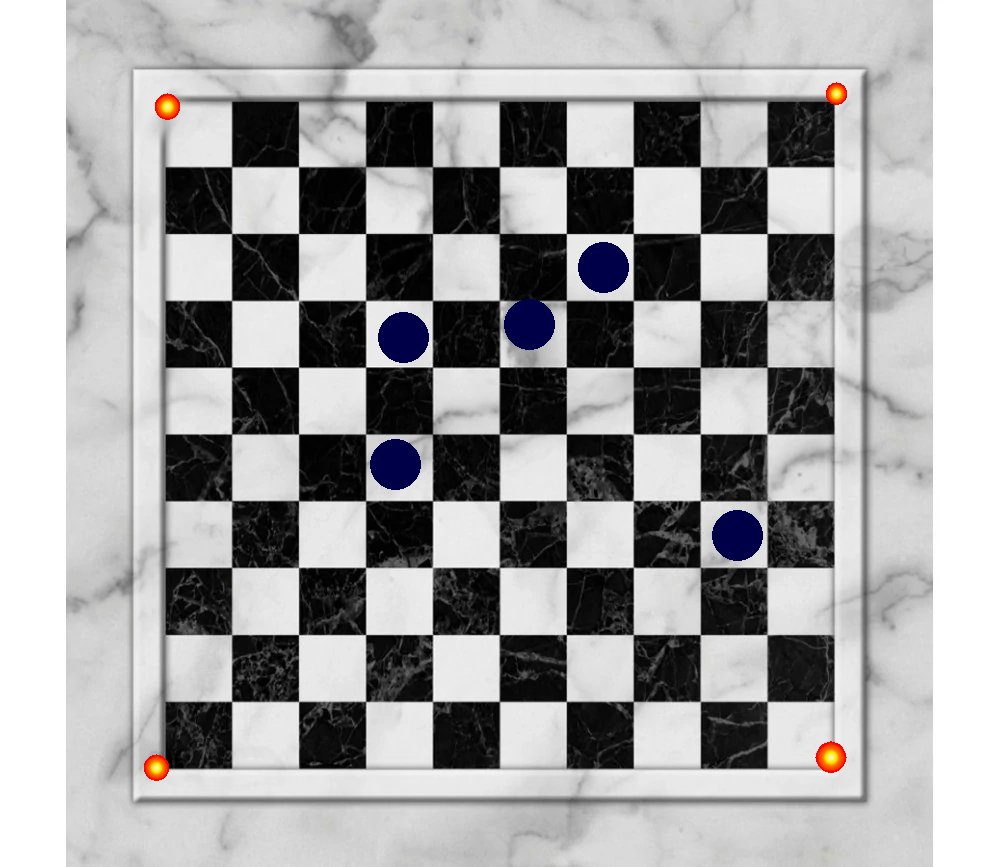
#> input picture data/damier.png, 1000 x 867 px
$ python -i detection.py   (imports and definitions only)
#> lines starting #> are read from the running program, lines starting #| are printed output that depends on the picture; after the words box and inside, x2 and y2 are one past the last pixel; in counts of white or black regions, pixels touching at a corner belong together
#> further down, picture is the input picture: shape (867, 1000, 3); mean B, G, R 164.2, 163.7, 164
#!/usr/bin/env python3
import cv2
import numpy as np

def detect_red_crosses(image):
    """
    Détecte les zones rouges (repères) dans l'image prétraitée et renvoie:
      - une liste de points (centres en pixels) pour chaque repère
      - le masque binaire résultant
    """
    imageHSV = cv2.cvtColor(image, cv2.COLOR_BGR2HSV)
#> imageHSV: shape (867, 1000, 3); mean H, S, V 2.7, 3.7, 164.9
    lowerRed1 = np.array([0, 100, 100])
    upperRed1 = np.array([10, 255, 255])
    lowerRed2 = np.array([160, 100, 100])
    upperRed2 = np.array([180, 255, 255])

    mask1 = cv2.inRange(imageHSV, lowerRed1, upperRed1)
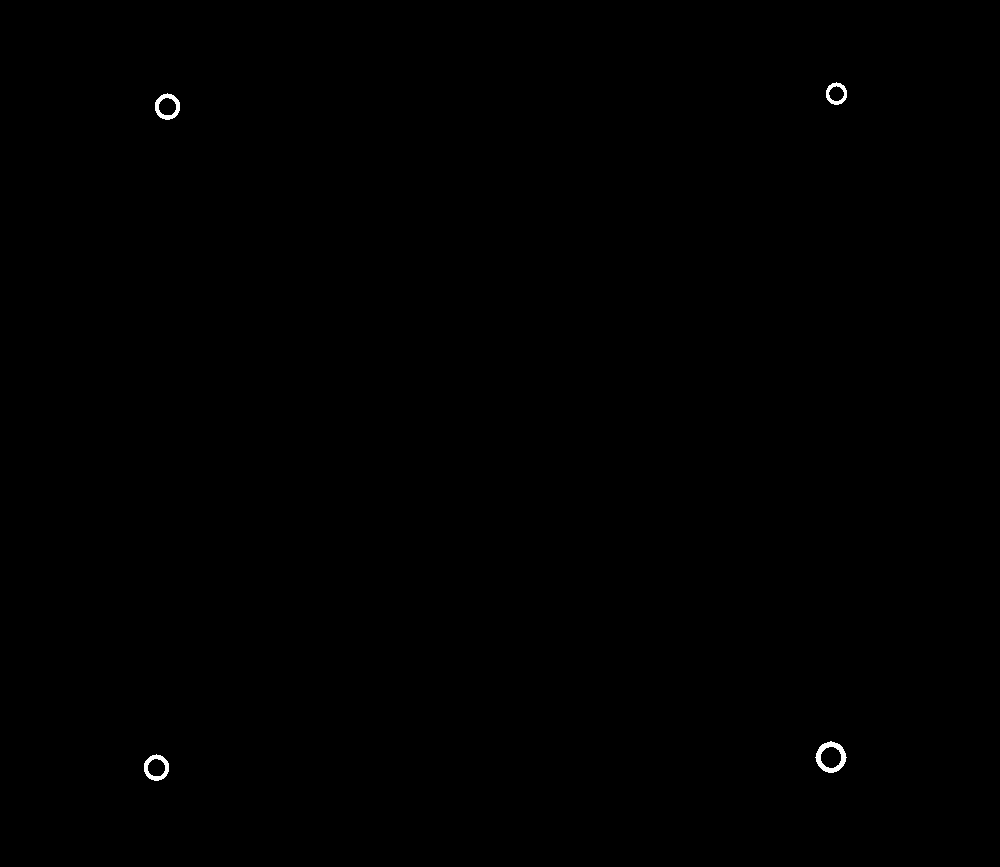
#> mask1: shape (867, 1000); 0.14% white; 4 white regions
    mask2 = cv2.inRange(imageHSV, lowerRed2, upperRed2)
#> mask2: shape (867, 1000); every value is 0
    maskRed = cv2.bitwise_or(mask1, mask2)

    contours, _ = cv2.findContours(maskRed, cv2.RETR_EXTERNAL, cv2.CHAIN_APPROX_SIMPLE)
#> contours = 4 contours; box (x1, y1, x2, y2) and area: (815, 741, 847, 773) 695, (144, 754, 169, 781) 485, (155, 93, 180, 120) 485, (826, 82, 847, 105) 344
    points = []
    for cnt in contours:
        area = cv2.contourArea(cnt)
        if area < 50:
            continue
        M = cv2.moments(cnt)
        if M["m00"] != 0:
            cx = int(M["m10"] / M["m00"])
            cy = int(M["m01"] / M["m00"])
            points.append((cx, cy))
#> this loop made 4 passes
#> (area, cx, cy) on passes 1 to 4: (485, 156, 767), (695, 830, 756), (485, 167, 106), (344, 836, 93)
#> after the loop, points = [(156, 767), (830, 756), (167, 106), (836, 93)]
    return points, maskRed

>>> import cv2
>>> picture = cv2.imread('../data/damier.png')
>>> result = detect_red_crosses(picture)
